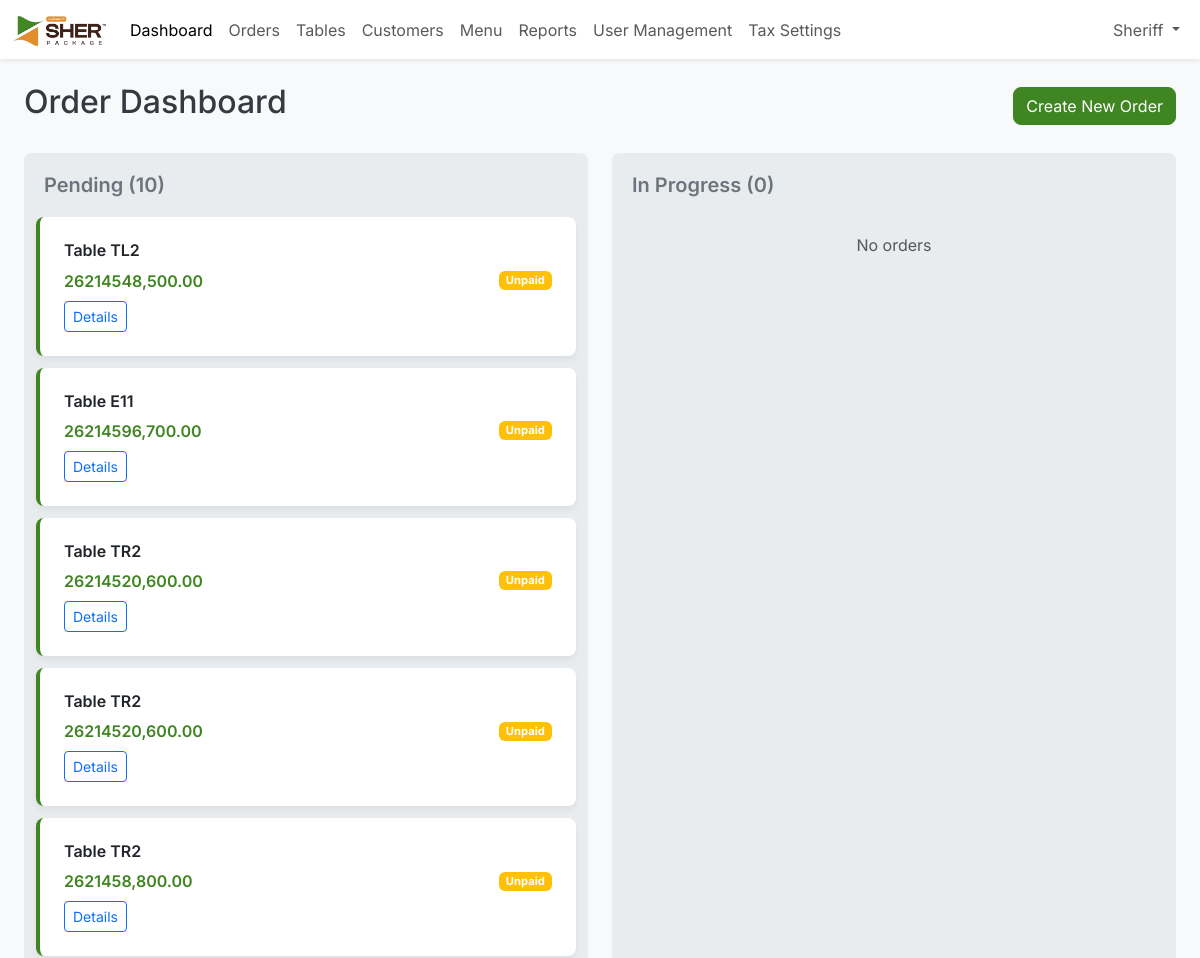
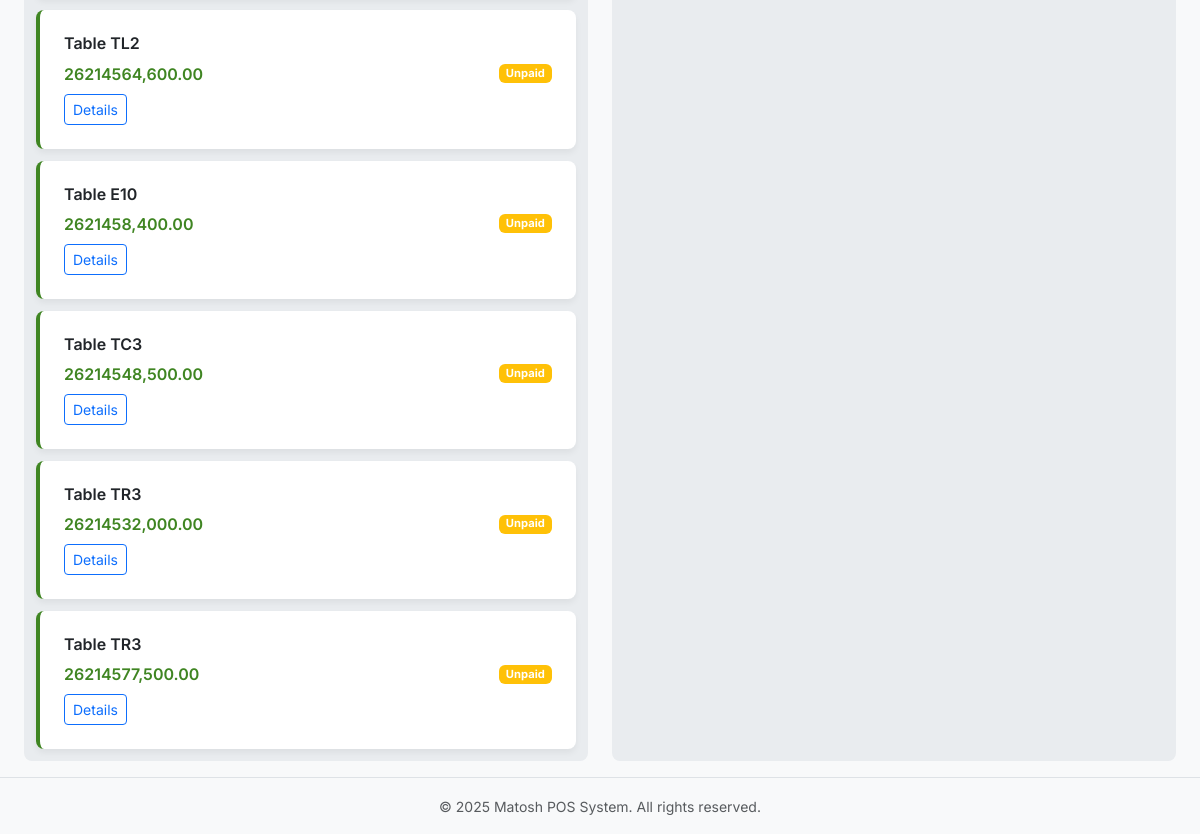
The app's page /index.php (signed in) with its own data (2 pictures, top to bottom).
### tables this page shows
CREATE TABLE `company_settings` (
  `id` int NOT NULL,
  `name` varchar(255) NOT NULL,
  `address` text NOT NULL,
  `phone` varchar(50) NOT NULL,
  `email` varchar(255) NOT NULL,
  `logo` varchar(255) DEFAULT NULL,
  `currency_symbol` varchar(5) NOT NULL DEFAULT '$'
);

CREATE TABLE `orders` (
  `id` int NOT NULL,
  `table_id` int DEFAULT NULL,
  `customer_id` int DEFAULT NULL,
  `user_id` int NOT NULL,
  `subtotal` decimal(10,2) NOT NULL,
  `tax_amount` decimal(10,2) NOT NULL,
  `status` enum('Pending','In Progress','Served','Completed') NOT NULL DEFAULT 'Pending',
  `payment_status` enum('Unpaid','Partially Paid','Paid') NOT NULL DEFAULT 'Unpaid',
  `total_price` decimal(10,2) NOT NULL DEFAULT '0.00',
  `created_at` timestamp NOT NULL DEFAULT CURRENT_TIMESTAMP
);

CREATE TABLE `tables` (
  `id` int NOT NULL,
  `table_number` varchar(50) NOT NULL,
  `status` enum('available','occupied') NOT NULL DEFAULT 'available'
);

### includes/auth.php (called while the page is built, shortened)
<?php
function has_role($role) {
    return isset($_SESSION['user_role']) && $_SESSION['user_role'] === $role;
}

### index.php (the view, shortened to what this page needs)
<?php
require_once 'includes/auth.php';
require_once 'config/db.php';
require_once 'includes/header.php';
try {
    $stmt = $pdo->query("
        SELECT
            o.id,
            o.status,
            o.payment_status,
            o.total_price,
            t.table_number,
            o.table_id,
            GROUP_CONCAT(mi.name SEPARATOR ', ') as items
        FROM orders o
        LEFT JOIN tables t ON o.table_id = t.id
        LEFT JOIN order_items oi ON o.id = oi.order_id
        LEFT JOIN menu_items mi ON oi.menu_item_id = mi.id
        WHERE o.status IN ('Pending', 'In Progress')
        GROUP BY o.id
        ORDER BY o.created_at DESC
    ");
    $orders = $stmt->fetchAll();
} catch (PDOException $e) {
    die("Could not fetch orders: " . $e->getMessage());
}
$kanban_columns = [
    'Pending' => [],
    'In Progress' => [],
];
foreach ($orders as $order) {
    if (array_key_exists($order['status'], $kanban_columns)) {
        $kanban_columns[$order['status']][] = $order;
    }
}
?>
<div class="container-fluid">
    <div class="d-flex justify-content-between align-items-center mb-4">
        <h1 class="h2">Order Dashboard</h1>
        <a href="/pages/orders.php?action=create" class="btn btn-primary">Create New Order</a>
    </div>
    <div class="kanban-board">
        <?php foreach ($kanban_columns as $status => $orders_in_column): ?>
            <div class="kanban-column">
                <h5 class="kanban-column-title"><?php echo htmlspecialchars($status); ?> (<?php echo count($orders_in_column); ?>)</h5>
                <div class="kanban-cards">
                    <?php if (empty($orders_in_column)): ?>
                        <div class="text-center text-muted p-3">No orders</div>
                    <?php else: ?>
                        <?php foreach ($orders_in_column as $order): ?>
                            <div class="card kanban-card">
                                <div class="card-body p-3">
                                    <h6 class="card-title"><?php echo htmlspecialchars($order['table_number'] ?? 'Takeaway'); ?></h6>
                                    <div class="d-flex justify-content-between align-items-center mt-3">
                                        <span class="fw-bold text-primary"><?php echo CURRENCY_SYMBOL; ?><?php echo number_format($order['total_price'], 2); ?></span>
                                        <span class="badge <?php echo $order['payment_status'] === 'Paid' ? 'bg-success' : 'bg-warning'; ?>">
                                            <?php echo htmlspecialchars($order['payment_status']); ?>
                                        </span>
                                    </div>
                                    <div class="mt-3">
                                        <a href="/pages/orders.php?action=view&id=<?php echo $order['id']; ?>" class="btn btn-sm btn-outline-primary">Details</a>
                                    </div>
                                </div>
                            </div>
                        <?php endforeach; ?>
                    <?php endif; ?>
                </div>
            </div>
        <?php endforeach; ?>
    </div>
</div>
<?php
require_once 'includes/footer.php';
?>

### includes/header.php (shortened to what this page needs)
<?php
require_once __DIR__ . '/auth.php';
require_once __DIR__ . '/../config/db.php';
$current_page = basename($_SERVER['PHP_SELF']);
$company_stmt = $pdo->query("SELECT * FROM company_settings WHERE id = 1");
$company_settings = $company_stmt->fetch();
?>
<!DOCTYPE html>
<html lang="en">
<head>
    <link href="https://cdn.jsdelivr.net/npm/bootstrap@5.3.3/dist/css/bootstrap.min.css" rel="stylesheet">
    <link rel="stylesheet" href="/assets/css/style.css">
</head>
<body>
<?php if (isset($_SESSION['user_id'])): ?>
<nav class="navbar navbar-expand-lg navbar-light bg-white shadow-sm">
    <div class="container-fluid">
        <a class="navbar-brand text-primary fw-bold" href="/index.php">
            <?php if (!empty($company_settings['logo'])): ?>
                <img src="../assets/images/<?php echo htmlspecialchars($company_settings['logo']); ?>" alt="<?php echo htmlspecialchars($company_settings['name']); ?>" height="30" class="d-inline-block align-text-top">
            <?php else: ?>
                <?php echo htmlspecialchars($company_settings['name'] ?? 'Matosh POS'); ?>
            <?php endif; ?>
        </a>
        <div class="collapse navbar-collapse" id="navbarNav">
            <ul class="navbar-nav me-auto mb-2 mb-lg-0">
                <li class="nav-item">
                    <a class="nav-link <?php echo ($current_page == 'index.php') ? 'active' : ''; ?>" href="/index.php">Dashboard</a>
                </li>
                <li class="nav-item">
                    <a class="nav-link <?php echo ($current_page == 'orders.php') ? 'active' : ''; ?>" href="/pages/orders.php">Orders</a>
                </li>
                <li class="nav-item">
                    <a class="nav-link <?php echo ($current_page == 'tables.php') ? 'active' : ''; ?>" href="/pages/tables.php">Tables</a>
                </li>
                <li class="nav-item">
                    <a class="nav-link <?php echo ($current_page == 'customers.php') ? 'active' : ''; ?>" href="/pages/customers.php">Customers</a>
                </li>
                <li class="nav-item">
                    <a class="nav-link <?php echo ($current_page == 'menu.php') ? 'active' : ''; ?>" href="/pages/menu.php">Menu</a>
                </li>
                <li class="nav-item">
                    <a class="nav-link <?php echo ($current_page == 'reports.php') ? 'active' : ''; ?>" href="/pages/reports.php">Reports</a>
                </li>
                <?php if (has_role('Admin')): ?>
                <li class="nav-item">
                    <a class="nav-link <?php echo ($current_page == 'users.php') ? 'active' : ''; ?>" href="/pages/users.php">User Management</a>
                </li>
                <li class="nav-item">
                    <a class="nav-link <?php echo ($current_page == 'tax_settings.php') ? 'active' : ''; ?>" href="/pages/tax_settings.php">Tax Settings</a>
                </li>
                <?php endif; ?>
            </ul>
            <ul class="navbar-nav">
                <li class="nav-item dropdown">
                    <a class="nav-link dropdown-toggle" href="#" id="navbarDropdown" role="button" data-bs-toggle="dropdown" aria-expanded="false">
                        <?php echo htmlspecialchars($_SESSION['user_name'] ?? 'User'); ?>
                    </a>
                </li>
            </ul>
        </div>
    </div>
</nav>
<?php endif; ?>
<main class="container-fluid mt-4">

### assets/css/style.css (style rules this page uses)
:root { --primary-color: #3F8522; --primary-hover-color: #356e1d; --light-gray: #f8f9fa; --medium-gray: #e9ecef; --dark-gray: #6c757d; --white: #ffffff; --shadow: 0 4px 6px rgba(0, 0, 0, 0.05); --border-radius: 0.5rem; }
body { font-family: 'Inter', 'Segoe UI', 'Roboto', 'Helvetica Neue', Arial, sans-serif; background-color: var(--light-gray); color: #343a40; }
.text-primary { color: var(--primary-color) !important; }
.btn-primary { background-color: var(--primary-color); border-color: var(--primary-color); border-radius: var(--border-radius); transition: background-color 0.2s ease-in-out; }
.card { border: none; border-radius: var(--border-radius); box-shadow: var(--shadow); transition: transform 0.2s ease-in-out, box-shadow 0.2s ease-in-out; }
.kanban-board { display: flex; gap: 1.5rem; overflow-x: auto; padding-bottom: 1rem; min-height: 75vh; }
.kanban-column { flex: 1 0 300px; min-width: 300px; background-color: var(--medium-gray); border-radius: var(--border-radius); padding: 0.75rem; }
.kanban-column-title { font-weight: 600; padding: 0.5rem; margin-bottom: 0.75rem; color: var(--dark-gray); }
.kanban-cards { min-height: 60vh; display: flex; flex-direction: column; gap: 0.75rem; }
.kanban-card { background-color: var(--white); border-left: 4px solid var(--primary-color); padding: 0.5rem; cursor: grab; }
.kanban-card .card-title { font-size: 1rem; font-weight: 600; margin-bottom: 0.25rem; }
.kanban-card .badge { font-size: 0.7rem; }
.kanban-card .mt-3 { margin-top: 0.5rem !important; }
.fw-bold { font-weight: 600 !important; }

### records on screen
company_settings: logo (picture)
orders: table.table_number "Table TL2", total_price "48,500.00", payment_status "Unpaid"
orders: table.table_number "Table E11", total_price "96,700.00", payment_status "Unpaid"
orders: table.table_number "Table TR2", total_price "20,600.00", payment_status "Unpaid"
orders: table.table_number "Table TR2", total_price "20,600.00", payment_status "Unpaid"
orders: table.table_number "Table TR2", total_price "8,800.00", payment_status "Unpaid"
orders: table.table_number "Table TL2", total_price "64,600.00", payment_status "Unpaid"
orders: table.table_number "Table E10", total_price "8,400.00", payment_status "Unpaid"
orders: table.table_number "Table TC3", total_price "48,500.00", payment_status "Unpaid"
orders: table.table_number "Table TR3", total_price "32,000.00", payment_status "Unpaid"
orders: table.table_number "Table TR3", total_price "77,500.00", payment_status "Unpaid"

### other values on screen
$_SESSION['user_name'] "Sheriff"
$status "Pending"
count($orders_in_column) "10"
$status "In Progress"
count($orders_in_column) "0"
